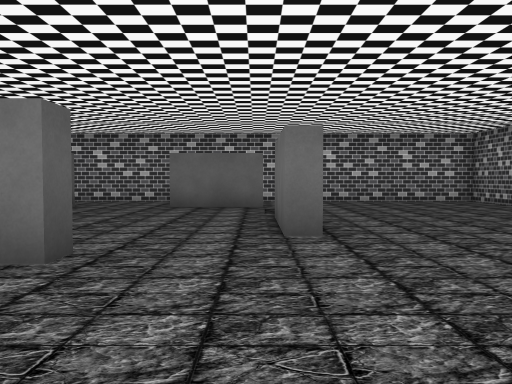
view 1 (above)

21 first-person views from a walk through a Unity game level. The camera is 1.5 m above the floor, tilts 2° down and sees 70° across. The floor is counted in squares, 2 m on a side. Each view is taken from the middle of a square. On the plan, view 1 faces up. The plan holds only what a view shows up to about 11 squares ahead; the rest is blank. The player character is not drawn. Some animated figures are not drawn. Some surface patterns are stand-ins.

view 2
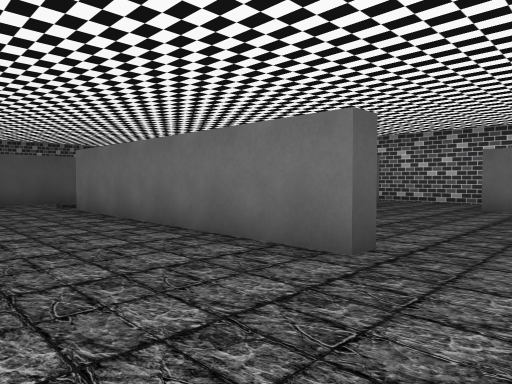

view 3
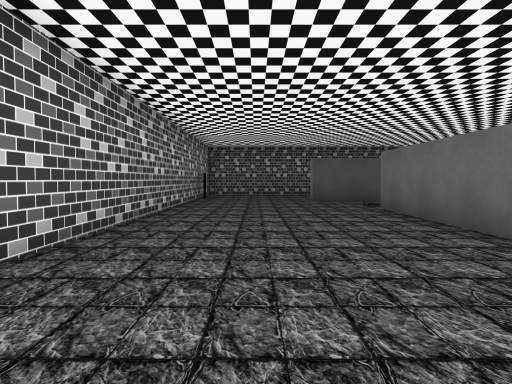

view 4
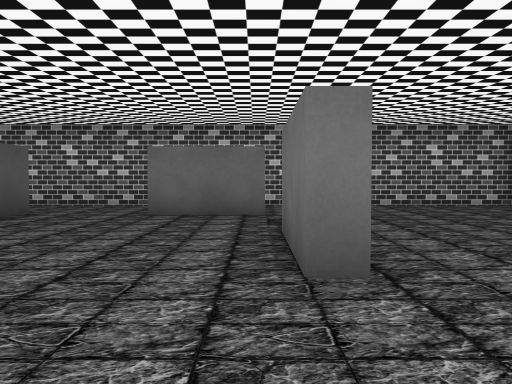

view 5
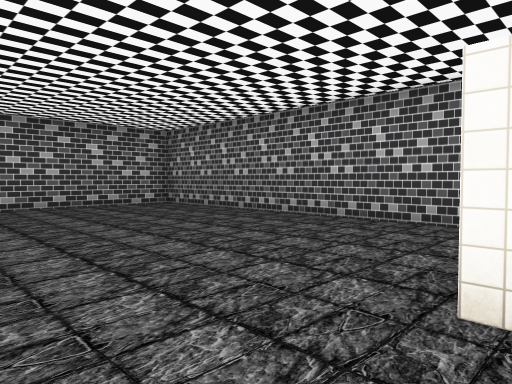

view 6
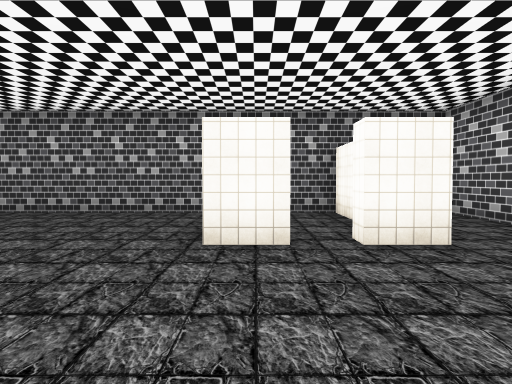

view 7
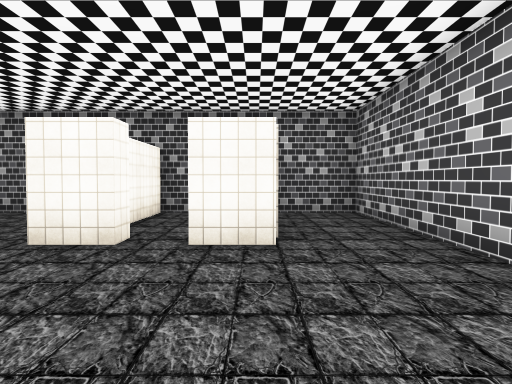

view 8
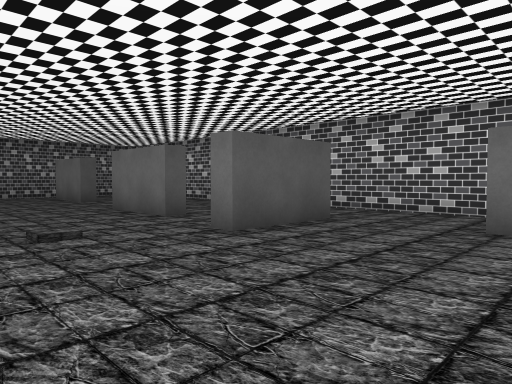

view 9
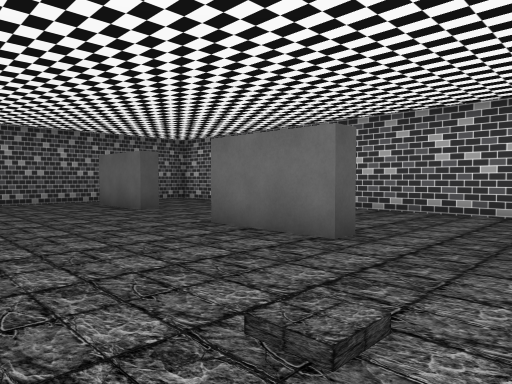

view 10
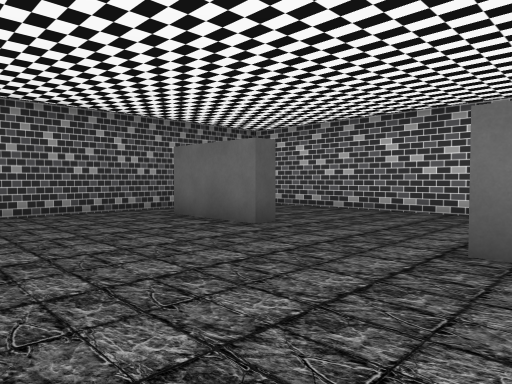

view 11
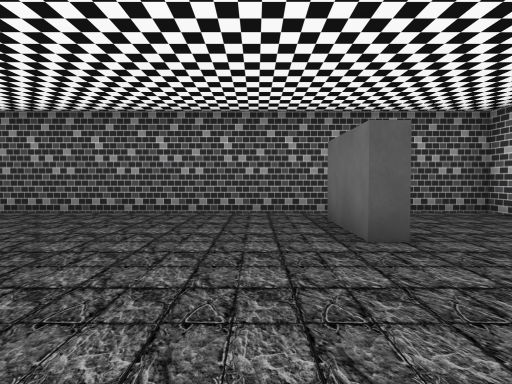

view 12
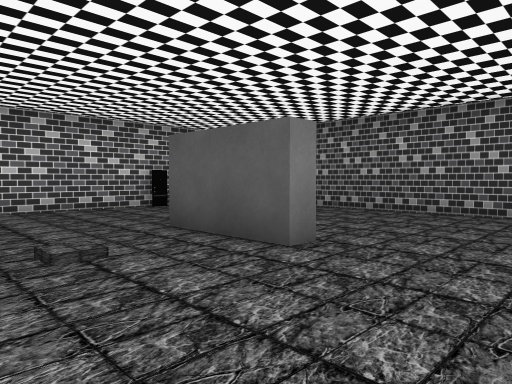

view 13
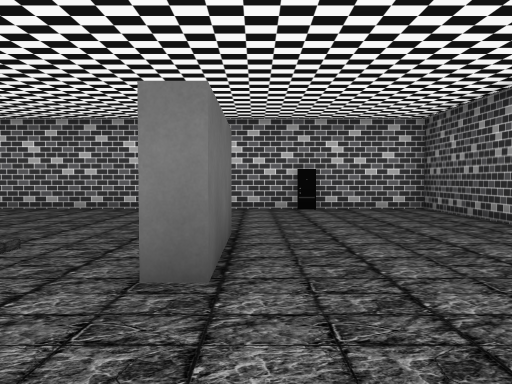

view 14
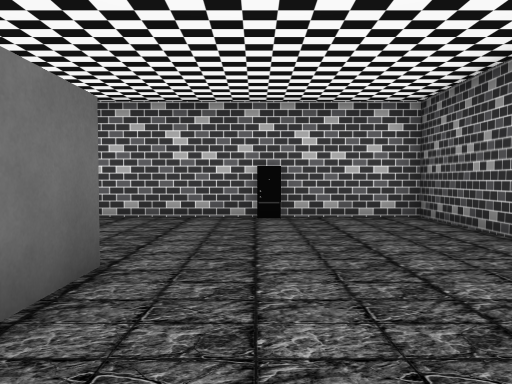

view 15
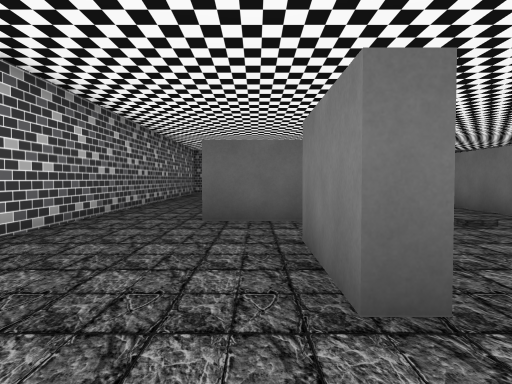

view 16
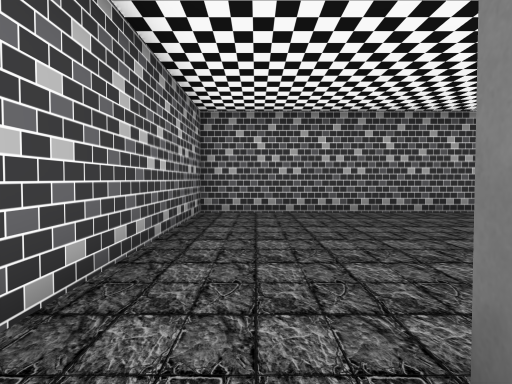

view 17
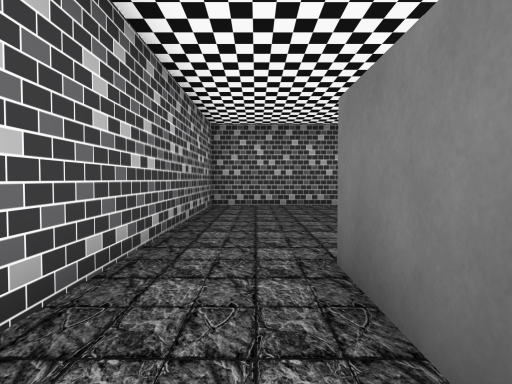

view 18
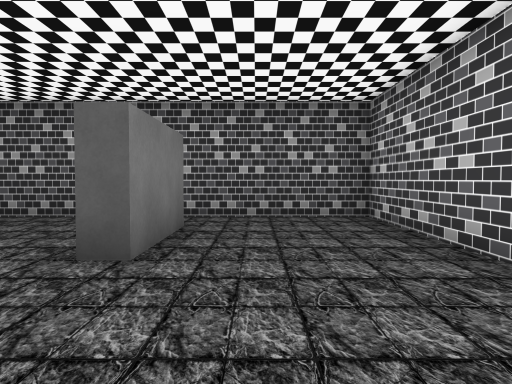

view 19
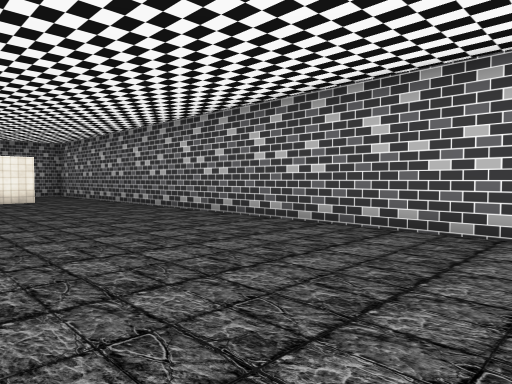

view 20
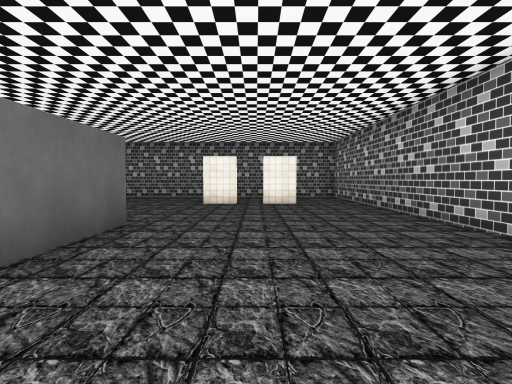

view 21
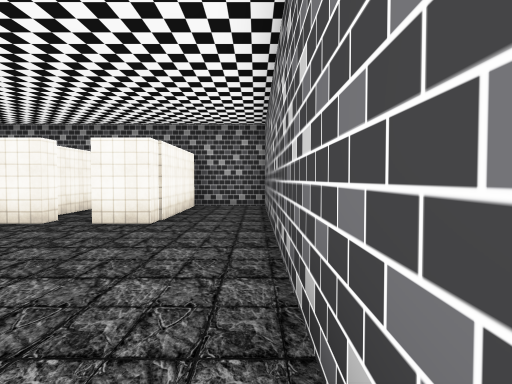

### Floor plan
Points are (right, up) in squares from view 1. A wall is a line through its corners. A room is listed if a view was taken in it or the views show most of it. See-through windows are left out.
Room 1 (views 1, 2, 3, 4, 5, 6, 7, 8, 9, 10, 11, 12, 13, 14, 15, 16, 17, 18, 19, 20, 21)
walls: (-4.5, 3.7) (-2.1, 3.7); (-5.4, 8.1) (-5.4, 10); (-1.9, 3.8) (-1.9, 3.2) (-9.4, 3.2); (-7.5, 7.9) (-10, 7.9) (-10, 8.4) (-7.5, 8.4) (-7.5, 7.9); (-4.9, 10) (-4.9, 7.5) (-5.5, 7.5); (1, 4.8) (0.4, 4.8) (0.4, 7.2); (-2, 10.3) (0.2, 10.3); (0.2, 9.8) (-2.4, 9.8); (-12.7, 1.9) (-12.7, 4.4) (-12.2, 4.4) (-12.2, 1.9); (3.8, 1.6) (3.2, 1.6) (3.2, 2.6); (-15.9, 8.8) (-13.4, 8.8) (-13.4, 8.3) (-15.9, 8.3); (-14.5, -2) (-14, -2); (5.8, 0.2) (7.3, 0.2) (7.3, 2.1) (4.6, 2.1); (7.3, 3.1) (7.3, 12.2) (-17.2, 12.2) (-17.2, -2.3) (7.3, -2.3) (7.3, -0.3) (3.2, -0.3) (3.2, 0.8) (3.8, 0.8)

Positions as (right, up) in squares from view 1, and headings:
1: (0, 0), facing up
2: (0, 0), facing up-left
3: (0, 0), facing left
4: (0, 2), facing up
5: (1, 2), facing up-right
6: (-1, 2), facing right
7: (-1, 0), facing right
8: (-1, 4), facing up-left
9: (-5, 4), facing up-left
10: (-9, 4), facing up-left
11: (-9, 7), facing left
12: (-9, 7), facing down-left
13: (-13, 7), facing down
14: (-14, 5), facing down
15: (-12, 9), facing right
16: (-1, 11), facing right
17: (-3, 11), facing right
18: (-10, 10), facing left
19: (-10, 3), facing down-right
20: (-8, 1), facing right
21: (-3, -2), facing right
